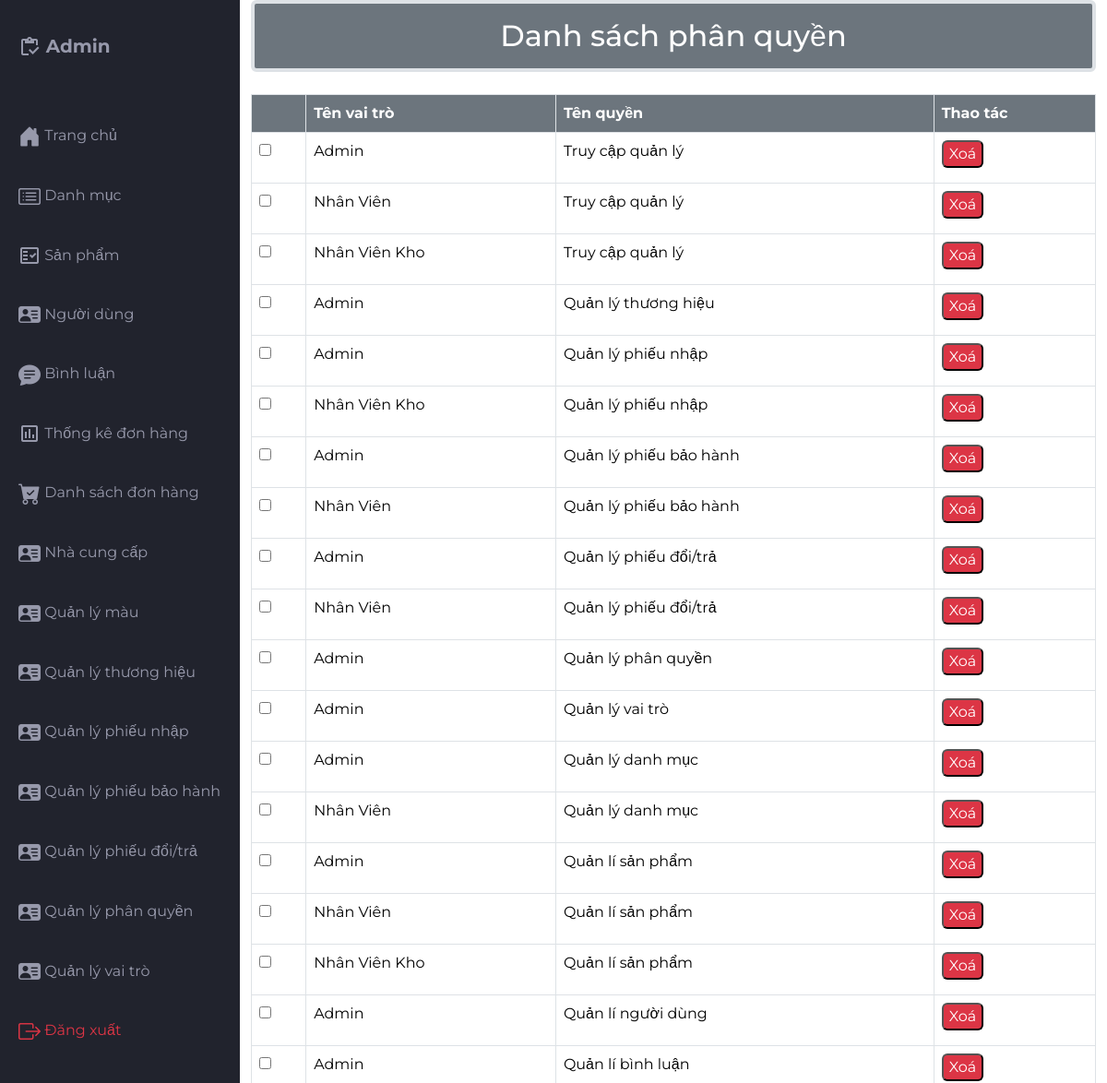
The page /src/Admin/indexadmin.php?act=pq (signed in, upper part) on the database as committed earlier.
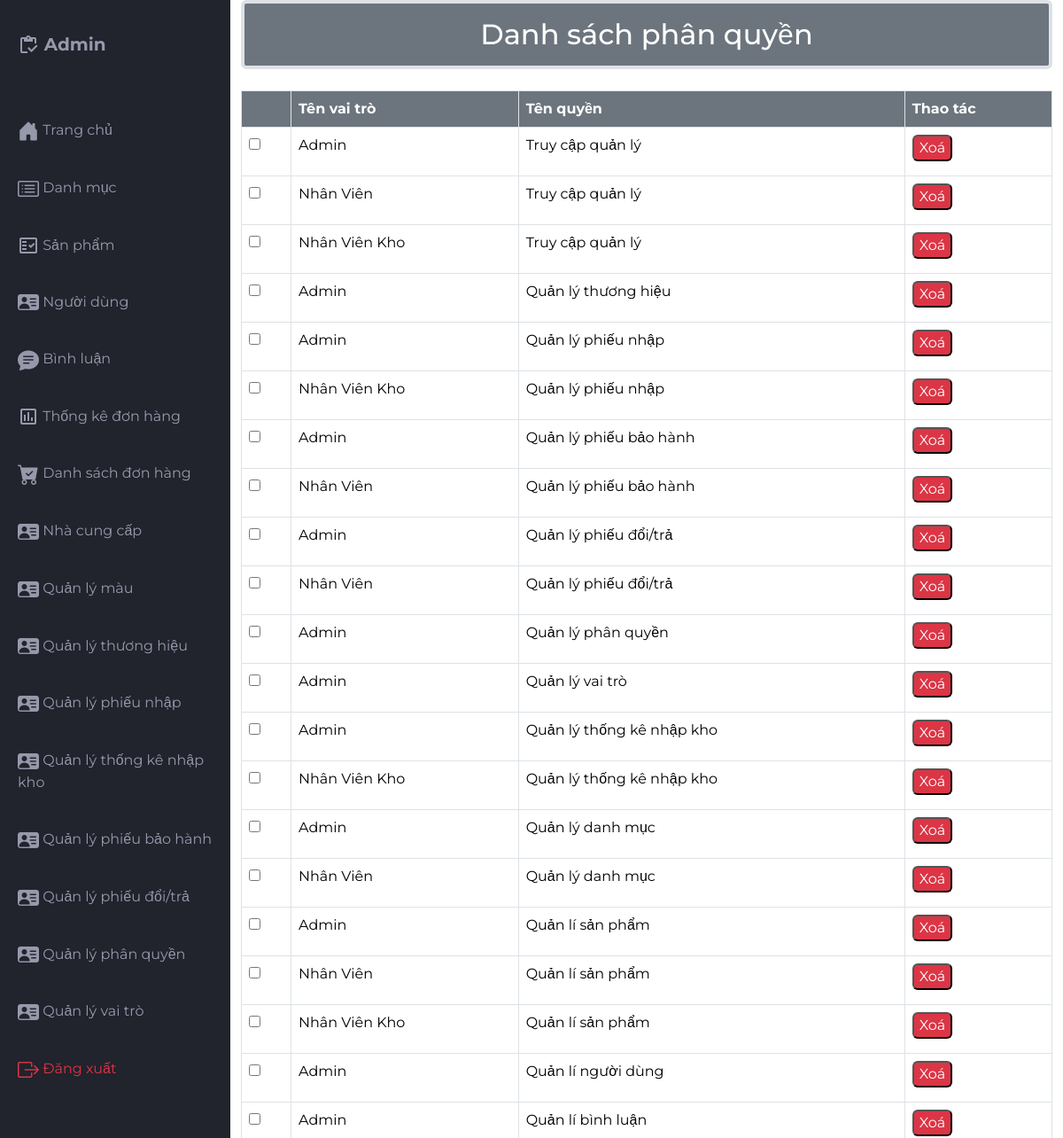
The same page on the database as committed later.
### tables this page shows
CREATE TABLE `chi_tiet_nhom_quyen` (
  `role_id` int(10) NOT NULL,
  `permission_id` varchar(10) NOT NULL,
  `hanh_dong` varchar(255) DEFAULT NULL
);

CREATE TABLE `vaitro` (
  `vaitro_id` int(10) NOT NULL COMMENT 'ID vai trò',
  `vaitro_name` varchar(250) NOT NULL COMMENT 'Vai trò'
);

CREATE TABLE `quyen` (
  `permission_id` varchar(10) NOT NULL,
  `permission_name` varchar(255) NOT NULL,
  `trang_thai` int(11) NOT NULL
);

### src/app/model/connectdb.php (called while the page is built, shortened)
<?php
function get_connect()
{
    try {
        $conn = new PDO("mysql:host=localhost;dbname=da1;charset=utf8", "root", "");
        $conn->setAttribute(PDO::ATTR_ERRMODE, PDO::ERRMODE_EXCEPTION);
        return $conn;
    } catch (Exception $e) {
        echo 'Kết nối thất bại: ' . $e->getMessage();
        return null;
    }
}
function pdo_queryall($sql)
{
    $thamso = array_slice(func_get_args(), 1);
    $conn = get_connect();
    try {
        $exe = $conn->prepare($sql);
        $exe->execute($thamso);
        return $exe->fetchAll(PDO::FETCH_ASSOC);
    } catch (Exception $e) {
        echo 'Thao tác thất bại: ' . $e->getMessage();
    } finally {
        unset($conn);
    }
}

### src/app/model/qlpq.php (called while the page is built, shortened)
<?php
 function query_allpq() {
        $sql = "SELECT
                    ct.role_id,
                    vt.vaitro_name,
                    ct.permission_id,
                    q.permission_name,
                    q.trang_thai,
                    ct.hanh_dong
                FROM
                    chi_tiet_nhom_quyen ct
                JOIN
                    vaitro vt ON ct.role_id = vt.vaitro_id
                JOIN
                    quyen q ON ct.permission_id = q.permission_id";
        return pdo_queryall($sql);
    }
?>

### src/Admin/qlphanquyen/qlpq.php (the view, shortened to what the changed rows need)
<div class="container">
    <h2 class="border border-4 mb-4 text-bg-secondary p-3 text-center rounded">Danh sách phân quyền</h2>
    <div class="table-responsive">
        <table class="table table-bordered">
            <thead>
                <tr>
                    <th class="text-bg-secondary"></th>
                    <th class="text-bg-secondary">Tên vai trò</th>
                    <th class="text-bg-secondary">Tên quyền</th>
                    <th class="text-bg-secondary">Thao tác</th>
                </tr>
            </thead>
            <tbody>
                <?php foreach ($listpq as $itemdt):
                    extract($itemdt);
                ?>
                <tr>
                    <td><input type="checkbox" name="checkbox[]" value="<?= $role_id ?>_<?= $permission_id ?>"></td>
                    <td><?= htmlspecialchars($vaitro_name) ?></td>
                    <td><?= htmlspecialchars($permission_name) ?></td>
                    <td>
                        <a href="indexadmin.php?act=xoapq&role_id=<?= $role_id ?>&permission_id=<?= $permission_id ?>" onclick="return confirm('Bạn có chắc muốn xoá ?')">
                            <input class="mb-2 text-bg-danger rounded" type="button" value="Xoá">
                        </a>
                    </td>
                </tr>
                <?php endforeach; ?>
            </tbody>
        </table>
    </div>
</div>

### src/Admin/indexadmin.php (shortened to what the changed rows need)
<?php
include '../app/model/connectdb.php';
include '../app/model/qlpq.php';
$vaitro_id = $_SESSION['acount']['vaitro_id'];
$pdo = get_connect();
if ($pdo) {
    $permissions = getUserPermissions($vaitro_id, $pdo);
} else {
    echo "Kết nối cơ sở dữ liệu không thành công.";
    exit;
}
function getUserPermissions($role_id, $pdo)
{
    $query = "SELECT q.permission_name, q.trang_thai
              FROM chi_tiet_nhom_quyen ct
              JOIN quyen q ON ct.permission_id = q.permission_id
              WHERE ct.role_id = ?";
    $stmt = $pdo->prepare($query);
    $stmt->execute([$role_id]);
    return $stmt->fetchAll(PDO::FETCH_ASSOC);
}
function hasPermission($action, $permissions)
{
    foreach ($permissions as $permission) {
        if ($permission['permission_name'] === $action && $permission['trang_thai'] === 1) {
            return true;
        }
    }
    return false;
}
?>
<!DOCTYPE html>
<html lang="en">
<head>
    <link href="https://cdn.jsdelivr.net/npm/bootstrap@5.3.2/dist/css/bootstrap.min.css" rel="stylesheet"
>
    <link rel="stylesheet" href="https://cdn.jsdelivr.net/npm/bootstrap-icons@1.11.2/font/bootstrap-icons.min.css">
    <link rel="stylesheet" href="css/styles.css">
</head>
<body class="bg-white">
    <div class="grid-container">
        <aside id="sidebar">
            <?php
            $current_act = isset($_GET['act']) ? $_GET['act'] : 'home';
            ?>
            <ul class="sidebar-list">
                <?php if (hasPermission('Quản lý thống kê nhập kho', $permissions)) { ?>
                <li
                    class="sidebar-list-item <?php echo (in_array($current_act, ['thongke_nhapkho'])) ? 'active' : ''; ?>">
                    <a href="indexadmin.php?act=thongke_nhapkho">
                        <span class="material-icons-outlined"><i class="bi bi-person-vcard-fill"></i></span> Quản lý
                        thống kê nhập kho
                    </a>
                </li>
                <?php } ?>
            </ul>
        </aside>
        <?php
        if (isset($_GET['act'])) {
            $act = $_GET['act'];
            switch ($act) {
                case 'pq':
                    $listpq = query_allpq();
                    include './qlphanquyen/qlpq.php';
                    break;
            }
        }
        include './viewadmin/footter.php';
        ?>

Rows that differ between the two databases and show on the page:
added chi_tiet_nhom_quyen: role.vaitro_name "Admin", permission.permission_name "Quản lý thống kê nhập kho"
added chi_tiet_nhom_quyen: role.vaitro_name "Nhân Viên Kho", permission.permission_name "Quản lý thống kê nhập kho"
Other text that changed with them:
text now shown: "Quản lý thống kê nhập kho"
